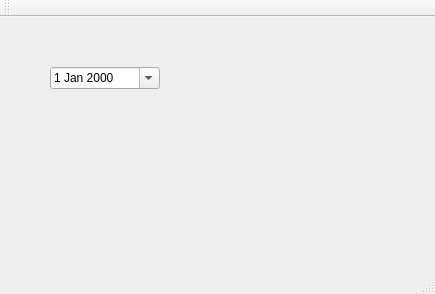
<?xml version="1.0" encoding="UTF-8"?>
<ui version="4.0">
 <class>MainWindow</class>
 <widget class="QMainWindow" name="MainWindow">
  <property name="geometry">
   <rect>
    <x>0</x>
    <y>0</y>
    <width>435</width>
    <height>294</height>
   </rect>
  </property>
  <property name="windowTitle">
   <string>MainWindow</string>
  </property>
  <widget class="QWidget" name="centralWidget">
   <widget class="QDateEdit" name="dateEdit">
    <property name="geometry">
     <rect>
      <x>50</x>
      <y>50</y>
      <width>110</width>
      <height>22</height>
     </rect>
    </property>
    <property name="calendarPopup">
     <bool>true</bool>
    </property>
   </widget>
  </widget>
  <widget class="QMenuBar" name="menuBar">
   <property name="geometry">
    <rect>
     <x>0</x>
     <y>0</y>
     <width>435</width>
     <height>20</height>
    </rect>
   </property>
  </widget>
  <widget class="QToolBar" name="mainToolBar">
   <attribute name="toolBarArea">
    <enum>TopToolBarArea</enum>
   </attribute>
   <attribute name="toolBarBreak">
    <bool>false</bool>
   </attribute>
  </widget>
  <widget class="QStatusBar" name="statusBar"/>
 </widget>
 <layoutdefault spacing="6" margin="11"/>
 <resources/>
 <connections/>
</ui>
